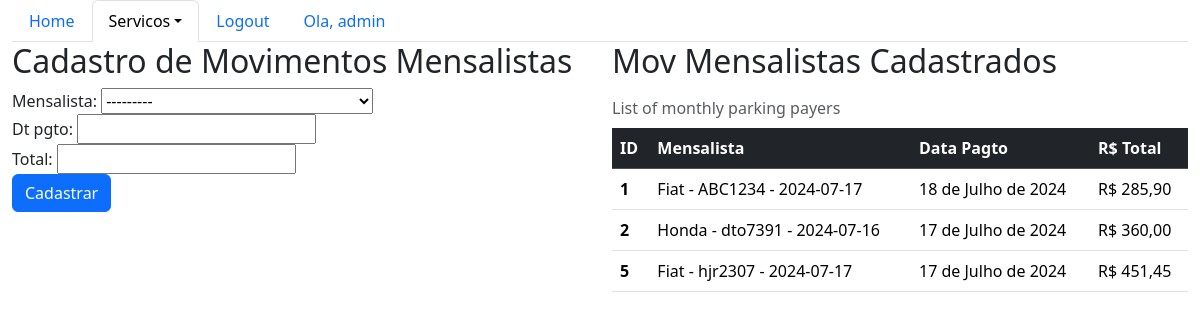
/sistema/mov-mensal/ (signed in), run on the app's committed database.
### core/models.py (models this page shows, shortened)
class MovMensalista(models.Model):
    mensalista = models.ForeignKey(Mensalista, on_delete=models.CASCADE)
    dt_pgto = models.DateField()
    total = models.DecimalField(max_digits=6, decimal_places=2)

class Mensalista(models.Model):
    veiculo = models.ForeignKey(Veiculo, on_delete=models.CASCADE)
    inicio = models.DateField()
    valor_mes = models.DecimalField(max_digits=6, decimal_places=2)
    def __str__(self):
        return str(self.veiculo) + " - " + str(self.inicio)

class Veiculo(models.Model):
    marca = models.ForeignKey(Marca, on_delete=models.CASCADE)
    placa = models.CharField(max_length=7)
    proprietario = models.ForeignKey(Pessoa, on_delete=models.CASCADE)
    cor = models.CharField(max_length=15)
    observacoes = models.TextField()
    def __str__(self):
        return self.marca.nome + " - " + self.placa

class Marca(models.Model):
    nome = models.CharField(max_length=50)

### core/views.py (the view)
# urls.py: path("mov-mensal/", lista_movmensalistas,
@login_required
def lista_movmensalistas(request):
    mov_mensalistas = MovMensalista.objects.all()
    form = MovMensalistaForm()
    data = { "mov_mensalistas": mov_mensalistas, "form": form }
    return render(
        request, "core/lista_movmensalistas.html", data)

### core/forms.py
class MovMensalistaForm(ModelForm):
    class Meta:
        model = MovMensalista
        fields = "__all__"

### core/templates/core/lista_movmensalistas.html (shortened to what this page needs)
{% extends "base.html" %}
{% load bootstrap %}
{% block menu %}
    <ul class="nav nav-tabs">
        <li class="nav-item">
            <a class="nav-link" aria-current="page" href="{% url 'core:core_home' %}">Home</a>
        </li>
        <li class="nav-item dropdown">
            <a class="nav-link dropdown-toggle active" data-bs-toggle="dropdown" href="#" role="button" aria-expanded="false">Servicos</a>
        </li>
        {% if user.is_authenticated %}
            <li class="nav-item">
                <a class="nav-link" href="{% url 'core:logout' %}">Logout</a>
            </li>
            <li class="nav-item">
                <a class="nav-link" href="#">Ola, {{ user }}</a>
            </li>
        {% else %}
            <li class="nav-item">
                <a class="nav-link" href="{% url 'login' %}">Login</a>
            </li>
        {% endif %}
    </ul>
{% endblock menu %}
{% block main %}
    <div class="row">
        <div class="col-sm-6">
            <h2>Cadastro de Movimentos Mensalistas</h2>
            <form action="{% url 'core:core_movmensalista_novo' %}" method="POST">
                {{ form|bootstrap }}
                <button type="submit" class="btn btn-primary">Cadastrar</button>
            </form>
        </div>
        <div class="col-sm-6">
            <h2>Mov Mensalistas Cadastrados</h2>
            <table class="table caption-top">
                <caption>List of monthly parking payers</caption>
                <thead class="table-dark">
                    <tr>
                        <th scope="col">ID</th>
                        <th scope="col">Mensalista</th>
                        <th scope="col">Data Pagto</th>
                        <th scope="col">R$ Total</th>
                    </tr>
                </thead>
                <tbody>
                    {% for mov in mov_mensalistas %}
                        <tr>
                            <th scope="row">{{ mov.id }}</th>
                            <td>{{ mov.mensalista }}</td>
                            <td>{{ mov.dt_pgto }}</td>
                            <td>R$ {{ mov.total }}</td>
                        </tr>
                    {% endfor %}
                </tbody>
            </table>
        </div>
    </div>
{% endblock main %}

### data on the page
MovMensalista: id "1", mensalista "Fiat - ABC1234 - 2024-07-17", dt_pgto "18 de Julho de 2024", total "285,90"
MovMensalista: id "2", mensalista "Honda - dto7391 - 2024-07-16", dt_pgto "17 de Julho de 2024", total "360,00"
MovMensalista: id "5", mensalista "Fiat - hjr2307 - 2024-07-17", dt_pgto "17 de Julho de 2024", total "451,45"

### other printed values
{{ user }} "admin"
